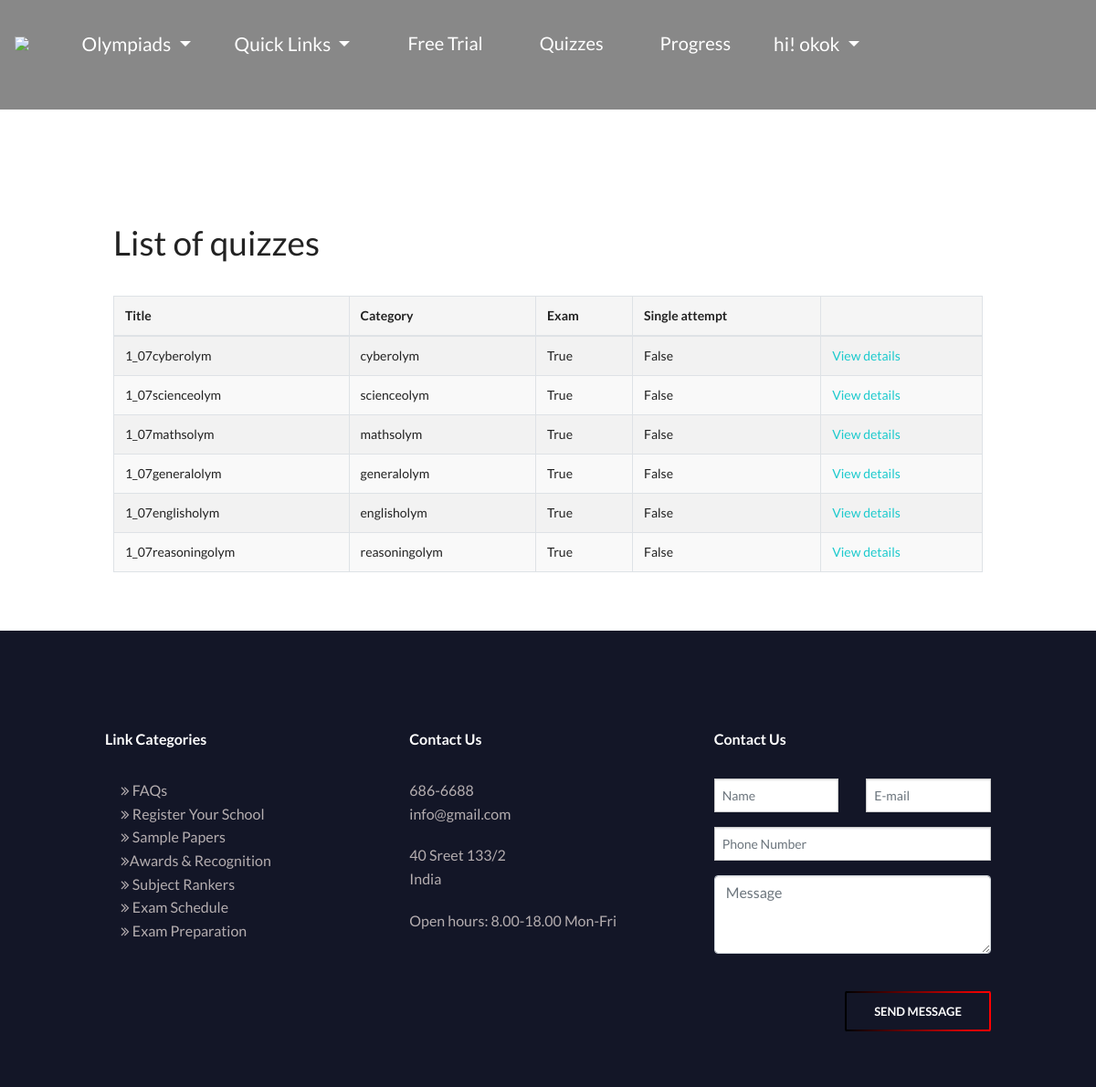
/mock/ (signed in), run on the app's committed database.
### quiz/models.py (models this page shows, shortened)
class Student(AbstractUser):
    id=models.AutoField(primary_key=True)
    ref_code = models.CharField(default="000",max_length=20)
    parent_name = models.CharField(max_length=50)
    dob = models.DateField(null=True)
    country = CountryField()
    address = models.CharField(null=False,max_length=100,default="lane")
    street=models.CharField(max_length=250,default="")
    state= models.CharField(max_length=150,default="")
    school=models.CharField(max_length=100,null=False,default="abc")
    school_state = models.CharField(max_length=100,null=False,default="abc")
    school_address=models.CharField(max_length=100,null=False,default="abc")
    school_city=models.CharField(max_length=100,null=False,default="abc")
    pincode = models.IntegerField(null=False, default=0)
    number = models.IntegerField(null=False, default=0)
    standard = models.CharField(null=False, max_length=10,default=1)
    email = models.CharField(max_length=150, null=False,unique=True)
    email_confirmed = models.BooleanField(default=False)
    first_name = models.CharField(null=False,max_length=150,default="abc")
    last_name= models.CharField(max_length=150)
    mathsolym=models.BooleanField(default=False,null=True)
    scienceolym=models.BooleanField(default=False,null=True)
    englisholym=models.BooleanField(default=False,null=True)
    reasoningolym=models.BooleanField(default=False,null=True)
    cyberolym=models.BooleanField(default=False,null=True)
    generalolym=models.BooleanField(default=False,null=True)
    order_number = models.IntegerField(null=True, default=0)
    final_mathsolym=models.BooleanField(default=False,null=True)
    final_scienceolym=models.BooleanField(default=False,null=True)
    final_englisholym=models.BooleanField(default=False,null=True)
    final_reasoningolym=models.BooleanField(default=False,null=True)
    final_cyberolym=models.BooleanField(default=False,null=True)
    final_generalolym=models.BooleanField(default=False,null= True)
    mathquiz = models.CharField(max_length=100,null=True,default="nil")
    sciencequiz = models.CharField(max_length=100,null=True,default="nil")
    gkquiz = models.CharField(max_length=100,null=True,default="nil")
    cyberquiz = models.CharField(max_length=100,null=True,default="nil")
    reasoningquiz = models.CharField(max_length=100,null=True,default="nil")
    englishquiz = models.CharField(max_length=100,null=True,default="nil")
    mathtime = models.CharField(max_length=100,null=True,default="nil")
    sciencetime = models.CharField(max_length=100,null=True,default="nil")
    gktime = models.CharField(max_length=100,null=True,default="nil")
    cybertime = models.CharField(max_length=100,null=True,default="nil")
    reasoningtime = models.CharField(max_length=100,null=True,default="nil")
    englishtime = models.CharField(max_length=100,null=True,default="nil")
    quiz_to_change = models.CharField(max_length=100,null=True,default="nil")
    idproof = models.ImageField(upload_to='idproof',blank=True,null=True)
    idproof_date=models.CharField(max_length=50,default=None,null=True)
    marksheet = models.ImageField(upload_to='marksheet',
                               blank=True,
                               null=True,
                               )
    marksheet_date=models.CharField(max_length=50,default=None,null=True)
    photograph = models.ImageField(upload_to='photo',
                               blank=True,
                               null=True,
                               )
    photograph_date=models.CharField(max_length=50,default=None,null=True)
    USERNAME_FIELD = 'username'
    REQUIRED_FIELDS = ['email']

class Quiz(models.Model):
    title = models.CharField(
        verbose_name=_("Title"),
        max_length=60, blank=False)
    url = models.SlugField(
        max_length=60, blank=False,
        help_text=_("a user friendly url"),
        verbose_name=_("user friendly url"))
    category = models.ForeignKey(
        Category, null=True, blank=True,
        verbose_name=_("Category"), on_delete=models.CASCADE)
    standard = models.ForeignKey(
            Standard, null=True, blank=True,
            verbose_name=_("Standard"), on_delete=models.CASCADE)
    random_order = models.BooleanField(
        blank=False, default=False,
        verbose_name=_("Random Order"),
        help_text=_("Display the questions in "
                    "a random order or as they "
                    "are set?"))
    max_questions = models.PositiveIntegerField(
        blank=True, null=True, verbose_name=_("Max Questions"),
        help_text=_("Number of questions to be answered on each attempt."))
    answers_at_end = models.BooleanField(
        blank=False, default=False,
        help_text=_("Correct answer is NOT shown after question."
                    " Answers displayed at the end."),
        verbose_name=_("Answers at end"))
    exam_paper = models.BooleanField(
        blank=False, default=False,
        help_text=_("If yes, the result of each"
                    " attempt by a user will be"
                    " stored. Necessary for marking."),
        verbose_name=_("Exam Paper"))
    single_attempt = models.BooleanField(
        blank=False, default=False,
        help_text=_("If yes, only one attempt by"
                    " a user will be permitted."
                    " Non users cannot sit this exam."),
        verbose_name=_("Single Attempt"))
    pass_mark = models.SmallIntegerField(
        blank=True, default=0,
        verbose_name=_("Pass Mark"),
        help_text=_("Percentage required to pass exam."),
        validators=[MaxValueValidator(100)])
    draft = models.BooleanField(
        blank=True, default=False,
        verbose_name=_("Draft"),
        help_text=_("If yes, the quiz is not displayed"
                    " in the quiz list and can only be"
                    " taken by users who can edit"
                    " quizzes."))
    ispaid =  models.BooleanField(blank=True, default=False, help_text=_("If yes, than  quiz is subscribed by user"))
    ispaid_final =  models.BooleanField(blank=True, default=False, help_text=_("If yes, than  quiz is subscribed by user"))
    class Meta:
        verbose_name = _("Quiz")
        verbose_name_plural = _("Quizzes")
    def __str__(self):
        return self.title

class Category(models.Model):
    category = models.CharField(
        verbose_name=_("Category"),
        max_length=250, blank=True,
        unique=True, null=True)
    objects = CategoryManager()
    class Meta:
        verbose_name = _("Category")
        verbose_name_plural = _("Categories")
    def __str__(self):
        return self.category

### quiz/views.py (the view)
def mock(request):
    all_quizzes = Quiz.objects.all()
    print(all_quizzes)
    quizlist=[]
    for quiz in all_quizzes:
        if quiz.title.find('_')!=-1:
            _,quiz_title = quiz.title.split('_', 1)
        else:
            quiz_title= quiz.title
        b = quiz_title[2:]
        print(quiz_title[2:])
        if str(request.user.standard)==str(quiz_title[0:2]):
            quizlist.append(quiz)
    return render(request, 'quiz_mock.html', {"quiz_list": quizlist})

### quiz/templates/quiz_mock.html (shortened to what this page needs)
{% extends 'base.html' %}
{% load i18n %}
{% load quiz_tags %}
{% block body %}
<div class="d" style="background-color: #0007;"><br><br><br><br><br></div><br><br><br>
<div class="container row">
    {% if quiz_list %}
    <h2>{% trans "List of quizzes" %}</h2>
		<table class="table table-bordered table-striped">
		  <thead>
			<tr>
			  <th>{% trans "Title" %}</th>
			  <th>{% trans "Category" %}</th>
			  <th>{% trans "Exam" %}</th>
			  <th>{% trans "Single attempt" %}</th>
			  <th></th>
			</tr>
		  </thead>
		  <tbody>
        {% for quiz in quiz_list %}
  			<tr>
			  <td>{{ quiz.title }}</td>
			  <td>{{ quiz.category }}</td>
			  <td>{{ quiz.exam_paper }}</td>
			  <td>{{ quiz.single_attempt }}</td>
			  <td>
				<a href="{% url 'quiz_start_page' slug=quiz.url %}">
				  {% trans "View details" %}
				</a>
			</tr>
        {% endfor %}
		  </tbody>
		</table>
	{% else %}
    <h2>{% trans "There are no available quizzes" %}</h2>
	{% endif %}
	</div><br><br>
{% endblock %}

### quiz/templates/base.html (shortened to what this page needs)
  {% load static %}
<!DOCTYPE html>
<html lang="en">
<head>
  <link rel="stylesheet" href="https://maxcdn.bootstrapcdn.com/bootstrap/4.0.0/css/bootstrap.min.css">
  <link rel="stylesheet" href="https://cdnjs.cloudflare.com/ajax/libs/font-awesome/4.7.0/css/font-awesome.min.css">
  <link rel="stylesheet" href="{% static 'navbar.css' %}">
  <link rel="stylesheet" href="{% static 'Style.css' %}">
  <link rel="stylesheet" href="{% static 'Owl/docs/assets/css/docs.theme.min.css' %}">
  <link rel="stylesheet" href="{% static 'Stock/Chart.min.css' %}">
  <link rel="stylesheet" href="{% static 'Owl/docs/assets/owlcarousel/assets/owl.carousel.min.css' %}">
  <link rel="stylesheet" href="{% static 'Owl/docs/assets/owlcarousel/assets/owl.theme.default.min.css' %}">
</head>
<body>
  <header class="header_area" id="header" >
    <nav class="navbar navbar-expand-lg " >
      <a class="navbar-brand" href="{% url 'index' %}"><img class="img-responsive" src="{% static 'screenshots/logo1.jpg' %}" style="float: left">  </a>
      <div class="collapse navbar-collapse" id="navbarTogglerDemo03">
        <ul class="navbar-nav mr-auto mt-2 mt-lg-0">
          <div class="dropdown nav-item">
                  <button class="btn nav-link dropdown-toggle" type="button" id="dropdownMenuButton" data-toggle="dropdown" aria-haspopup="true" aria-expanded="false">
                    Olympiads
                  </button>
                                         </div>
                                  <div class="dropdown nav-item">
                                    <button class="btn nav-link dropdown-toggle" type="button" id="dropdownMenuButton" data-toggle="dropdown" aria-haspopup="true" aria-expanded="false">
                                      Quick Links
                                    </button>
                                  </div>
                                  <li class="nav-item ml-3">
                                    <a class="nav-link" href="{% url 'quiz_mock' %}">Free Trial</a>
                                  </li>
                                  {% if user.is_authenticated %}
                                  <li class="nav-item ml-3">
                                    <a class="nav-link" href="{% url 'quiz_index' %}">Quizzes</a>
                                  </li>
                                    <li class="nav-item ml-3">
                                      <a class="nav-link" href="{% url 'quiz_progress' %}">Progress</a>
                                    </li>
                                  {% else %}
                                  <li class="nav-item ml-3">
                                    <a class="nav-link" href="{% url 'loginhandle' %}">Login</a>
                                  </li>
                                  {% endif %}
                                  <div class="dropdown nav-item">
                                    <button class="btn nav-link dropdown-toggle" type="button" id="dropdownMenuButton" data-toggle="dropdown" aria-haspopup="true" aria-expanded="false">
                                      {% if user.is_authenticated %}
                                      hi!
                                      {{ user.username}}
                                      {% else %}
                                      Register
                                      {% endif %}
                                    </button>
                                  </div>
                                </ul>
                              </div>
                            </nav>
                      </header>
{% block body %}{% endblock %}
<section style="background: #131627">
  <footer class="fancy-footer-area fancy-bg-dark" >
    <div class="footer-content section-padding-80-50">
      <div class="container">
        <div class="row">
          <div class="col-12 col-sm-6 col-lg-4">
            <div class="single-footer-widget">
              <h6 style="font-weight: bold; color: white">Link Categories</h6>
              <ul class="footer-ul">
                <li><a href="{% url 'faqs' %}" style="color: #B5AEB0;"><i class="fa fa-angle-double-right" aria-hidden="true"></i> FAQs</a></li>
                <li><a href="{% url 'applyschool' %}" style="color: #B5AEB0;"><i class="fa fa-angle-double-right" aria-hidden="true"></i> Register Your School</a></li>
                <li><a href="/samplepaper/maths/1" style="color: #B5AEB0;"><i class="fa fa-angle-double-right" aria-hidden="true"></i> Sample Papers</a></li>
                <li><a href="{% url 'awards' %}" style="color: #B5AEB0;"><i class="fa fa-angle-double-right" aria-hidden="true"></i>Awards & Recognition</a></li>
                <li><a href="#" style="color: #B5AEB0;"><i class="fa fa-angle-double-right" aria-hidden="true"></i> Subject Rankers</a></li>
                <li><a href="{% url 'examdates' %}" style="color: #B5AEB0;"><i class="fa fa-angle-double-right" aria-hidden="true"></i> Exam Schedule</a></li>
                <li><a href="{% url 'examprep' %}" style="color: #B5AEB0;"><i class="fa fa-angle-double-right" aria-hidden="true"></i> Exam Preparation</a></li>
              </ul>
            </div>
          </div>
          <div class="col-12 col-sm-6 col-lg-4">
            <div class="single-footer-widget" >
              <h6 style="font-weight: bold; color: white">Contact Us</h6>
              <p style="color: #B5AEB0">686-6688 <br>info@gmail.com
              </p>
              <p style="color: #B5AEB0">40 Sreet 133/2 <br>India</p>
              <p style="color: #B5AEB0">Open hours: 8.00-18.00 Mon-Fri</p>
            </div>
          </div>
          <div class="col-12 col-sm-6 col-lg-4">
            <div class="single-footer-widget">
              <h6 style="font-weight: bold; color: white">Contact Us</h6>
              <form class="single-footer-widget" role="form">
                <div class="row" style="font: yellow">
                 <div class="col-md-6">
                  <div class="form-group">
                    <input class="form-control form-control-name" name="name" id="name" placeholder="Name" type="text" required>
                  </div>
                </div>
                <div class="col-md-6">
                  <div class="form-group">
                   <input class="form-control form-control-email" name="email" id="email"
                   placeholder="E-mail" type="email" required>
                 </div>
               </div>
             </div>
             <div class="row">
              <div class="col-md-12">
                <div class="form-group">
                  <input class="form-control form-control-phone" name="phone" id="phone" placeholder="Phone Number" type="tel" required>
                </div>
              </div>
             </div>
             <div class="form-group">
               <textarea class="form-control form-control-message" name="message" id="message" placeholder="Message" rows="3" required></textarea>
             </div>
             <div class="text-right"><br>
              <a href="#" class="btn fancy-btn">Send Message</a>
            </div>
          </form>
        </div>
      </div>
    </div>
  </div>
</div>
</footer>
</section>
          </body>
          </html>

### data on the page
Student: username "okok"
Quiz: title "1_07cyberolym", category "cyberolym", exam_paper "True", single_attempt "False"
Quiz: title "1_07scienceolym", category "scienceolym", exam_paper "True", single_attempt "False"
Quiz: title "1_07mathsolym", category "mathsolym", exam_paper "True", single_attempt "False"
Quiz: title "1_07generalolym", category "generalolym", exam_paper "True", single_attempt "False"
Quiz: title "1_07englisholym", category "englisholym", exam_paper "True", single_attempt "False"
Quiz: title "1_07reasoningolym", category "reasoningolym", exam_paper "True", single_attempt "False"
